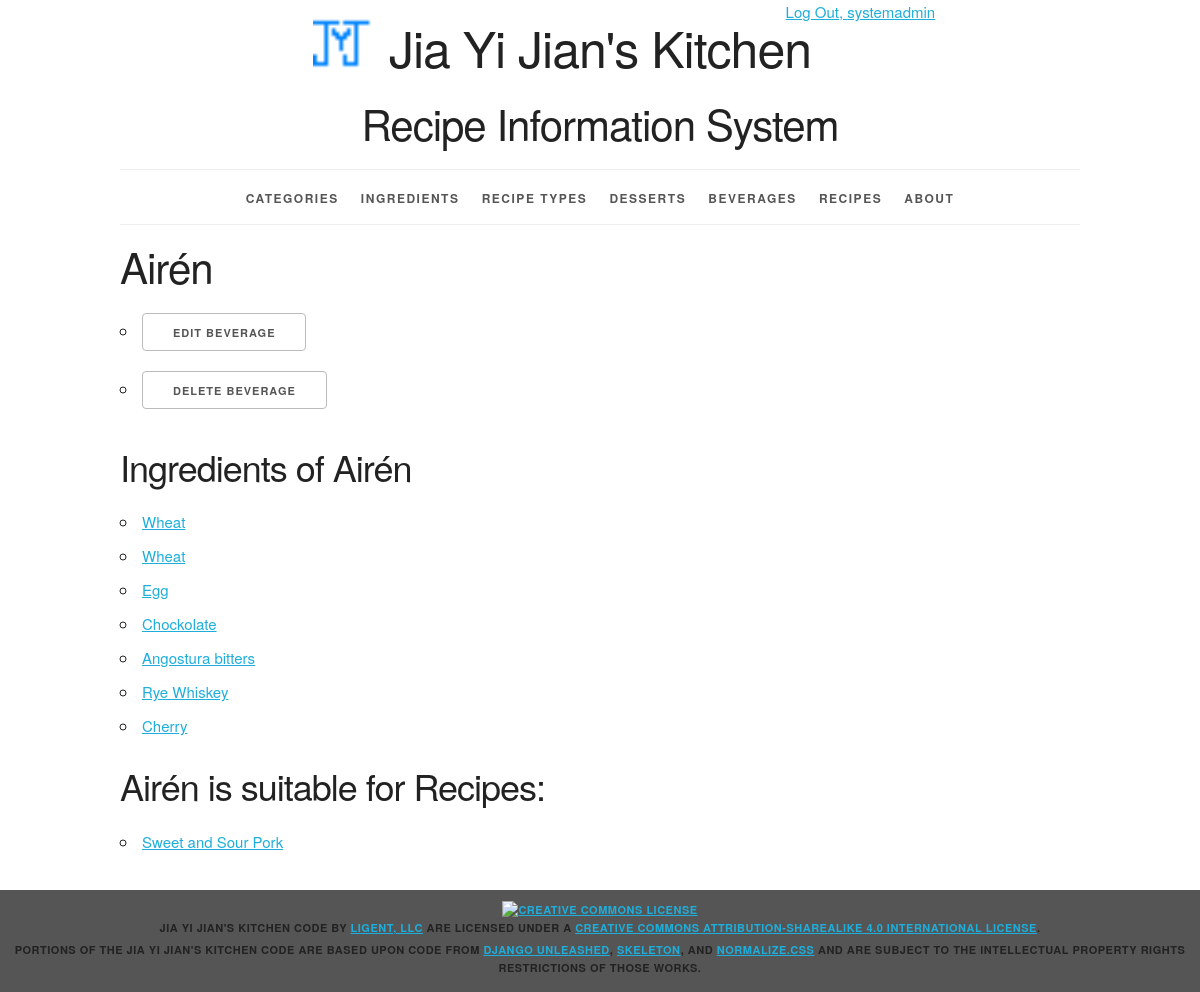
The app's page /beverages/114/ (signed in) with its own data.
### recipeinfo/models.py (models this page shows, shortened)
class Beverage(models.Model):
    beverage_id = models.AutoField(primary_key=True)
    beverage_name = models.CharField(max_length=45)
    beverage_type = models.CharField(max_length=45, default='')
    def __str__(self):
        return '%s' % (self.beverage_name)
    def get_update_url(self):
        return reverse('recipeinfo_beverage_update_urlpattern', kwargs={'pk': self.pk})
    def get_delete_url(self):
        return reverse('recipeinfo_beverage_delete_urlpattern',kwargs={'pk': self.pk})
    class Meta:
        ordering = ['beverage_name']

class Beverage_Ingredient(models.Model):
    beverage_ingredient_id = models.AutoField(primary_key=True)
    ingredient = models.ForeignKey(Ingredient, related_name='beverage_ingredients', on_delete=models.PROTECT)
    beverage = models.ForeignKey(Beverage, related_name='beverage_ingredients', on_delete=models.PROTECT)

class Ingredient(models.Model):
    ingredient_id = models.AutoField(primary_key=True)
    ingredient_name = models.CharField(max_length=45, unique=True)
    is_vegetarian = models.IntegerField()
    category = models.ForeignKey(Category, related_name='ingredients', on_delete=models.PROTECT)
    def __str__(self):
        return '%s' % ((self.ingredient_name))
    def get_absolute_url(self):
        return reverse('recipeinfo_ingredient_detail_urlpattern', kwargs={'pk': self.pk})
    class Meta:
        ordering = ['ingredient_name']

class Recipe(models.Model):
    recipe_id = models.AutoField(primary_key=True)
    recipe_name = models.CharField(max_length=45)
    recipe_type = models.ForeignKey(Recipe_Type, related_name='recipes', on_delete=models.PROTECT)
    beverage = models.ForeignKey(Beverage, related_name='recipes', on_delete=models.PROTECT)
    dessert = models.ForeignKey(Dessert, related_name='recipes', on_delete=models.PROTECT, null=True)
    def __str__(self):
        return '%s' % (self.recipe_name)
    def get_absolute_url(self):
        return reverse('recipeinfo_recipe_detail_urlpattern', kwargs={'pk': self.pk})
    class Meta:
        ordering = ['recipe_name']
        unique_together = (('recipe_type', 'recipe_name'))

### recipeinfo/views.py (the view)
class BeverageDetail(LoginRequiredMixin, PermissionRequiredMixin, View):
    permission_required = 'recipeinfo.view_beverage'
    def get(self, request, pk):
        beverage = get_object_or_404(Beverage, pk=pk)
        recipe_list = beverage.recipes.all()
        beverage_ingredient_list = beverage.beverage_ingredients.all()
        return render(
            request,
            'recipeinfo/beverage_detail.html',
            {'beverage': beverage, 'recipe_list': recipe_list, 'beverage_ingredient_list': beverage_ingredient_list}
        )

### recipeinfo/templates/recipeinfo/beverage_detail.html (shortened to what this page needs)
{% extends 'recipeinfo/base.html' %}
{% block content %}
<h2>{{ beverage }}</h2>
    {% if perms.recipeinfo.change_beverage %}
    <ul>
    <li><a href="{{ beverage.get_update_url }}"
        class="button">Edit Beverage</a> </li>
        {% endif%}
    {% if perms.recipeinfo.delete_beverage %}
    <li><a href="{{ beverage.get_delete_url }}"
        class="button">Delete Beverage</a></li>
    {% endif %}
    </ul>
<section>
        <h3>Ingredients of {{ beverage }}</h3>
        <ul>
            {% for bi in beverage_ingredient_list %}
                <li>
                    <a href="{{ bi.ingredient.get_absolute_url }}">{{ bi.ingredient }}</a>
                </li>
            {% empty %}
                <li><em>There are currently no ingredients for this beverage.</em></li>
            {% endfor %}
        </ul>
    </section>
<section>
    <h3>{{ beverage }} is suitable for Recipes:</h3>
    <ul>
        {% for r in recipe_list %}
        <li>
            <a href="{{ r.get_absolute_url }}">{{ r }}</a>
        </li>
        {% empty %}
        <li><em>The beverages are currently not suitable for any recipes.</em></li>
        {% endfor %}
    </ul>
</section>
{% endblock %}

### recipeinfo/templates/recipeinfo/base.html (shortened to what this page needs)
{% load staticfiles %}
<!DOCTYPE html>
<html lang="en">
<head>
    <link rel="stylesheet" type="text/css"
          href="{% static 'recipeinfo/normalize.css' %}">
    <link rel="stylesheet" type="text/css"
          href="{% static 'recipeinfo/skeleton.css' %}">
    <link rel="stylesheet" type="text/css"
          href="{% static 'recipeinfo/style.css' %}">
</head>
<body>
<div class="container">
    <div class="offset-by-eight four columns">
        <ul class = "inline">
            {% if user.is_authenticated %}
                <li><a href="{% url 'logout_urlpattern' %}">
                    Log Out, {{ user.get_username }}</a></li>
                {% else %}
                <li><a href="{% url 'login_urlpattern' %}">
                    Log In</a></li>
            {% endif %}
        </ul>
    </div>
    <header class="row">
        <div class="offset-by-one ten columns">
            <h1 class="logo">Jia Yi Jian's Kitchen</h1>
            <h2>Recipe Information System</h2>
        </div>
    </header>
    <nav>
        <ul>
            {% if user.is_authenticated %}
            <li>
                <a href="{% url 'recipeinfo_category_list_urlpattern' %}">
                    Categories</a></li>
            <li>
                <a href="{% url 'recipeinfo_ingredient_list_urlpattern' %}">
                    Ingredients</a></li>
            <li>
                <a href="{% url 'recipeinfo_recipe_type_list_urlpattern' %}">
                    Recipe Types</a></li>
            <li>
                <a href="{% url 'recipeinfo_dessert_list_urlpattern' %}">
                    Desserts</a></li>
            <li>
                <a href="{% url 'recipeinfo_beverage_list_urlpattern' %}">
                    Beverages</a></li>
            <li>
                <a href="{% url 'recipeinfo_recipe_list_urlpattern' %}">
                    Recipes</a></li>
            {% endif %}
            <li>
                <a href="{% url 'about_urlpattern' %}">
                    About</a></li>
        </ul>
    </nav>
    <main>
        {% block content %}{% endblock %}
    </main>
</div>
<footer>
    <p>
        <a rel="license" href="http://creativecommons.org/licenses/by-sa/4.0/">
            <img alt="Creative Commons License" style="border-width:0"
                 src="https://i.creativecommons.org/l/by-sa/4.0/88x31.png"/>
        </a><br/><span property="dct:title">Jia Yi Jian's Kitchen Code</span>
        by
        <a href="https://www.ligent.net" property="cc:attributionName"
           rel="cc:attributionURL">Ligent, LLC</a> are licensed under a
        <a rel="license" href="http://creativecommons.org/licenses/by-sa/4.0/">Creative Commons Attribution-ShareAlike
            4.0 International License</a>.
    </p>
    <p>Portions of the Jia Yi Jian's Kitchen code are based upon code from
        <a href="https://django-unleashed.com">Django Unleashed</a>,
        <a href="http://getskeleton.com/">Skeleton</a>, and
        <a href="https://necolas.github.io/normalize.css/">Normalize.css</a> and
        are subject to the intellectual property rights restrictions of those works.
    </p>
</footer>
</body>
</html>

### recipeinfo/static/recipeinfo/skeleton.css (style rules this page uses)
.container { position: relative; width: 100%; max-width: 960px; margin: 0 auto; padding: 0 20px; box-sizing: border-box; }
.column, .columns { width: 100%; float: left; box-sizing: border-box; }
@media (min-width: 400px) { .container { width: 85%; padding: 0; } }
@media (min-width: 550px) { .container { width: 80%; } }
@media (min-width: 550px) { .column, .columns { margin-left: 4%; } }
@media (min-width: 550px) { .column:first-child, .columns:first-child { margin-left: 0; } }
@media (min-width: 550px) { .four.columns { width: 30.6666666667%; } }
@media (min-width: 550px) { .ten.columns { width: 82.6666666667%; } }
@media (min-width: 550px) { .offset-by-one.column, .offset-by-one.columns { margin-left: 8.66666666667%; } }
@media (min-width: 550px) { .offset-by-eight.column, .offset-by-eight.columns { margin-left: 69.3333333333%; } }
html { font-size: 62.5%; }
body { font-size: 1.5em; line-height: 1.6; font-weight: 400; font-family: "Raleway", "HelveticaNeue", "Helvetica Neue", Helvetica, Arial, sans-serif; color: #222; }
h1, h2, h3, h4, h5, h6 { margin-top: 0; margin-bottom: 2rem; font-weight: 300; }
h1 { font-size: 4.0rem; line-height: 1.2; letter-spacing: -.1rem; }
h2 { font-size: 3.6rem; line-height: 1.25; letter-spacing: -.1rem; }
h3 { font-size: 3.0rem; line-height: 1.3; letter-spacing: -.1rem; }
@media (min-width: 550px) { h1 { font-size: 5.0rem; } }
@media (min-width: 550px) { h2 { font-size: 4.2rem; } }
@media (min-width: 550px) { h3 { font-size: 3.6rem; } }
p { margin-top: 0; }
a { color: #1EAEDB; }
.button, button, input[type="submit"], input[type="reset"], input[type="button"] { display: inline-block; height: 38px; padding: 0 30px; color: #555; text-align: center; font-size: 11px; font-weight: 600; line-height: 38px; letter-spacing: .1rem; text-transform: uppercase; text-decoration: none; white-space: nowrap; background-color: transparent; border-radius: 4px; border: 1px solid #bbb; cursor: pointer; box-sizing: border-box; }
ul { list-style: circle inside; }
ol, ul { padding-left: 0; margin-top: 0; }
li { margin-bottom: 1rem; }
button, .button { margin-bottom: 1rem; }
pre, blockquote, dl, figure, table, p, ul, ol, form { margin-bottom: 2.5rem; }
.container:after, .row:after, .u-cf { content: ""; display: table; clear: both; }

### recipeinfo/static/recipeinfo/style.css (style rules this page uses)
html { height: 100%; background-color: #555; }
body { background-color: white; }
body>div>header { text-align: center;; }
header h1 { display: inline-block; font-weight: normal; font-style: normal; width: 100%; margin-top: 0; padding-top: 0; }
.logo { padding-top: 50px; background-image: url("recipeinfo_logo.ico"); background-size: 50px; background-repeat: no-repeat; background-position: top; }
@media (min-width: 750px) { .logo { padding-top: 0; background-size: contain; background-position: 0% 0%; } }
@media (min-width: 1000px) { .logo { background-position: 10% 0%; } }
@media (min-width: 1200px) { .logo { background-position: 15% 0%; } }
nav { border-top: 1px solid #eee; width: 100%; border-bottom: 1px solid #eee; margin: 0 0 1em; padding: 0; }
nav ul { margin: 0; padding: 1em 0; list-style-type: none; text-align: center; }
nav ul li { display: inline; padding: 0; margin: 0 0.25em; font-weight: 600; text-transform: uppercase; text-align: center; font-size: 1rem; letter-spacing: .10rem; }
@media (min-width: 400px) { nav ul li { letter-spacing: .15rem; font-size: 1.2rem; margin: 0 0.5em; } }
@media (min-width: 550px) { nav ul li { margin: 0 0.75em; } }
nav ul li a { color: #555; text-decoration: none; background-color: transparent; cursor: pointer; }
.inline { list-style-type: none; padding: 0; margin: 0 0 -0.5em; }
.inline li { display: inline; }
body>footer { width: 100%; background-color: #555; font-size: 1.1rem; letter-spacing: .05rem; font-weight: 600; text-transform: uppercase; text-align: center; padding: 1em 0; margin: 1em 0; }
body>footer p { margin-bottom: 0.5rem; }

### records on screen
Beverage: beverage_name "Airén"
Beverage_Ingredient: ingredient "Wheat"
Beverage_Ingredient: ingredient "Wheat"
Beverage_Ingredient: ingredient "Egg"
Beverage_Ingredient: ingredient "Chockolate"
Beverage_Ingredient: ingredient "Angostura bitters"
Beverage_Ingredient: ingredient "Rye Whiskey"
Beverage_Ingredient: ingredient "Cherry"
Recipe: recipe_name "Sweet and Sour Pork"

### other values on screen
{{ user.get_username }} "systemadmin"
